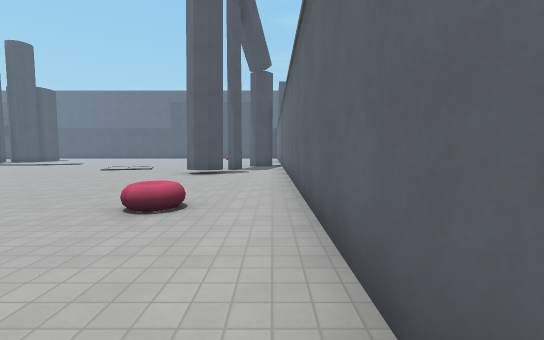
view 1 (above)

24 first-person views from a walk through a 3-D level made in the Godot game engine. The camera is 1.5 m above the floor, tilts 4° down and sees 90° across. The floor is counted in squares, 2 m on a side. Each view is taken from the middle of a square. On the plan, view 1 faces up. The plan holds only what a view shows up to about 10 squares ahead; the rest is blank. The place goes on beyond the plan. Surface patterns are stand-ins for the level's own textures.

view 2
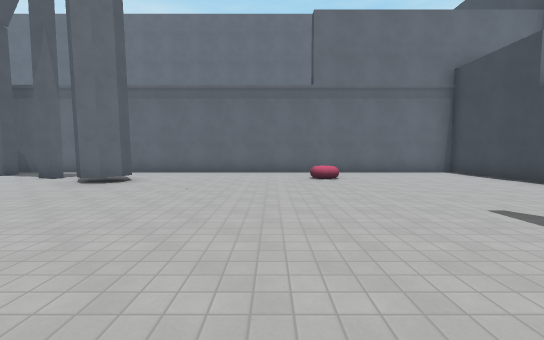

view 3
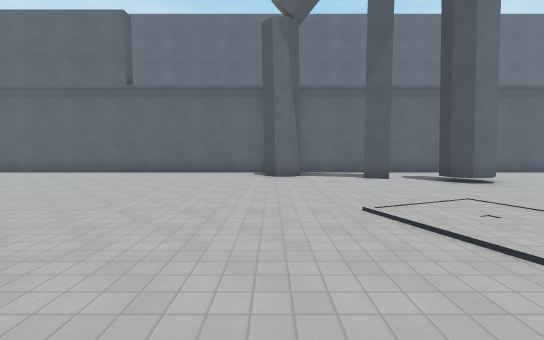

view 4
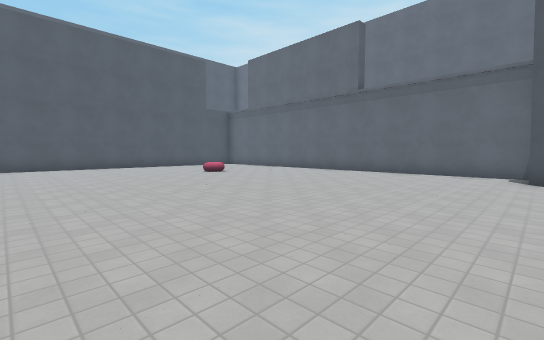

view 5
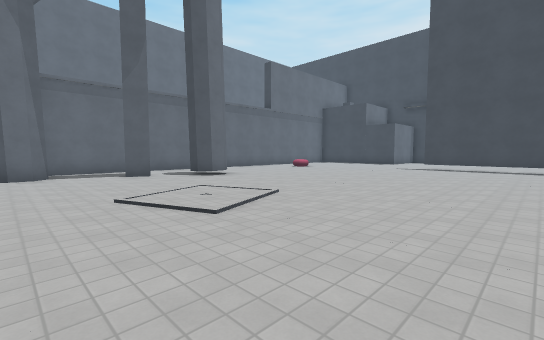

view 6
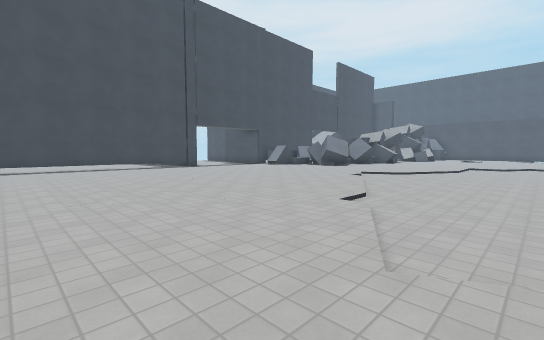

view 7
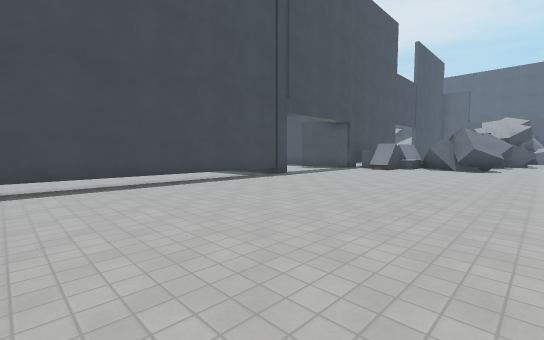

view 8
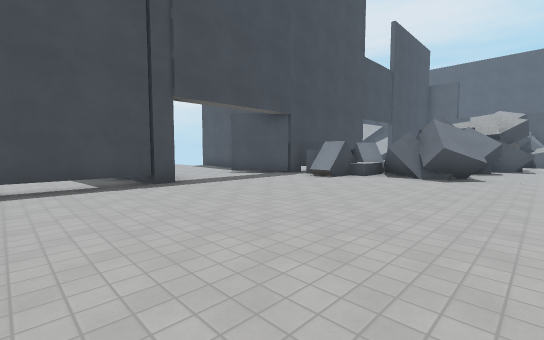

view 9
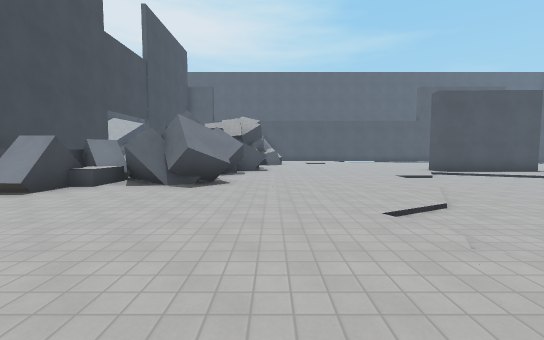

view 10
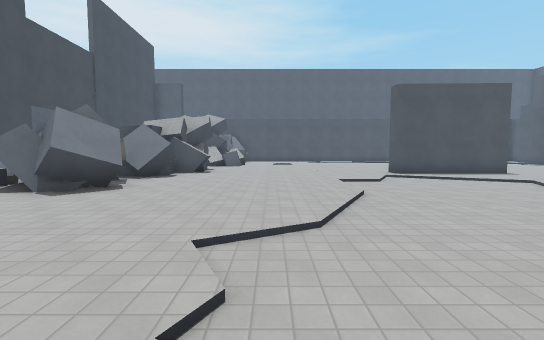

view 11
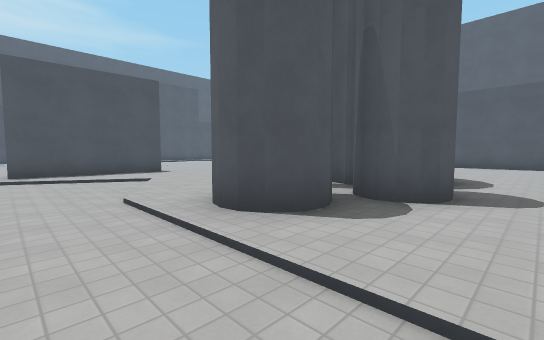

view 12
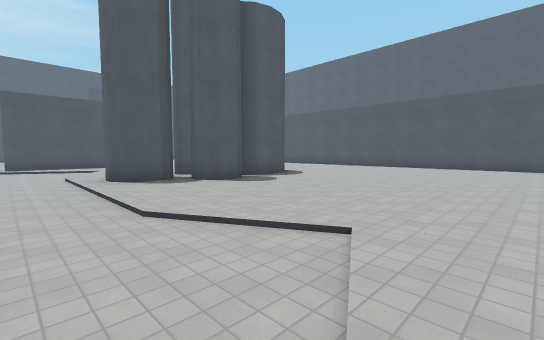

view 13
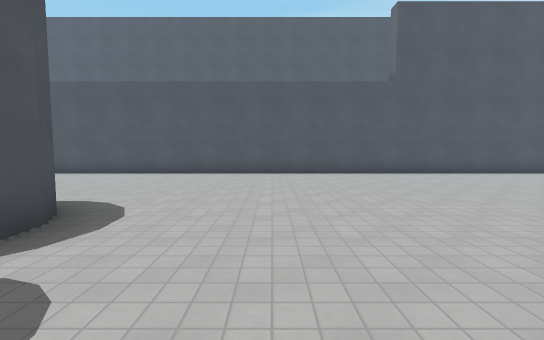

view 14
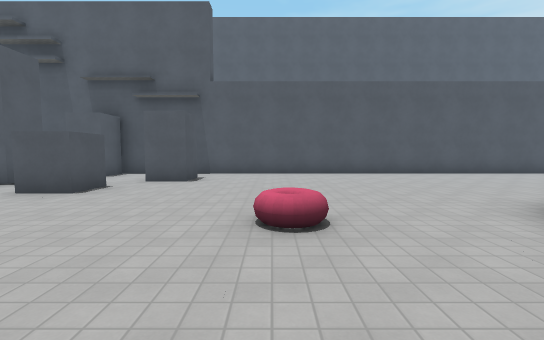

view 15
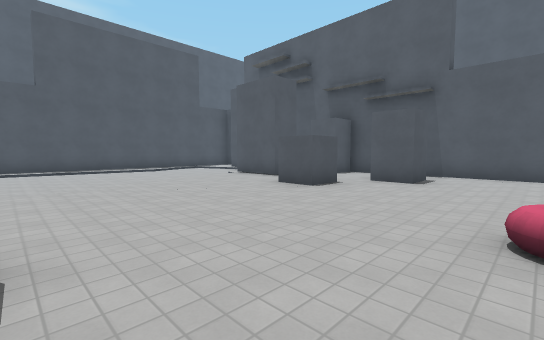

view 16
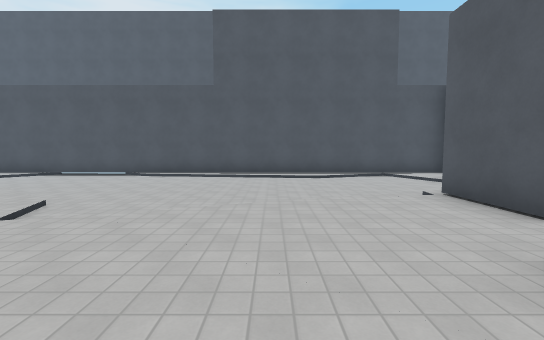

view 17
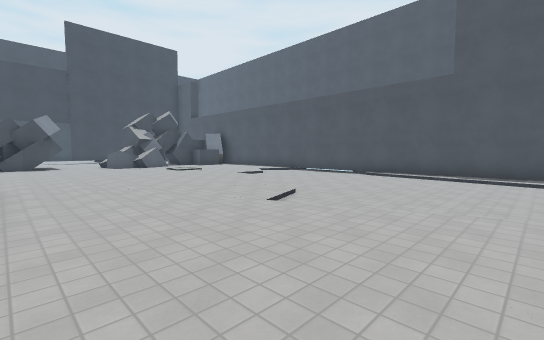

view 18
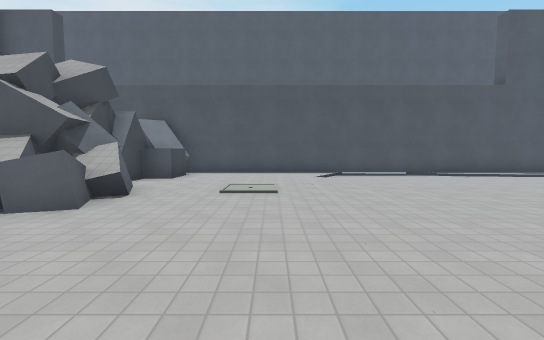

view 19
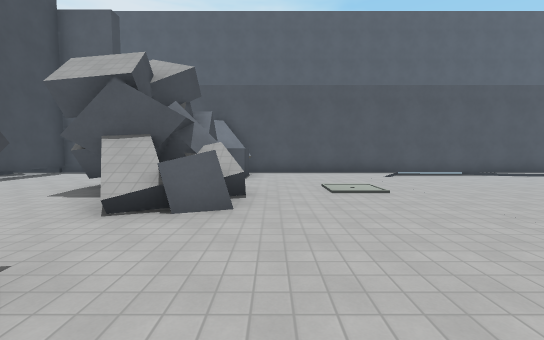

view 20
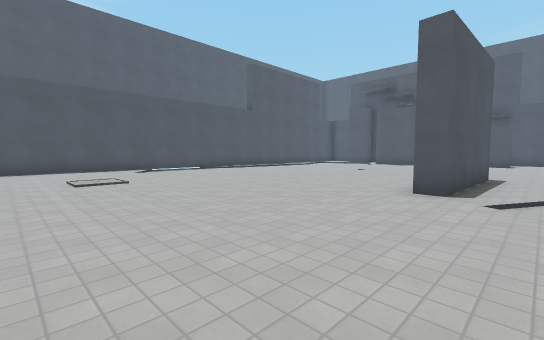

view 21
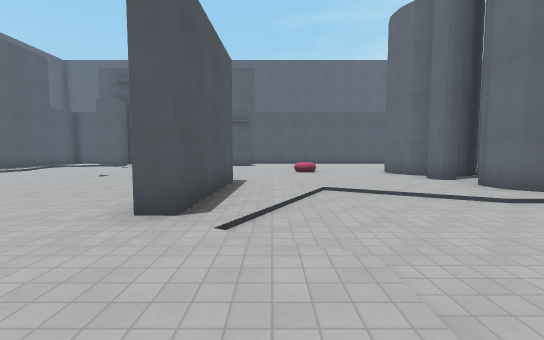

view 22
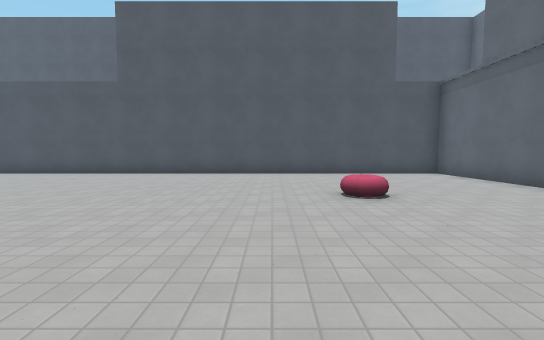

view 23
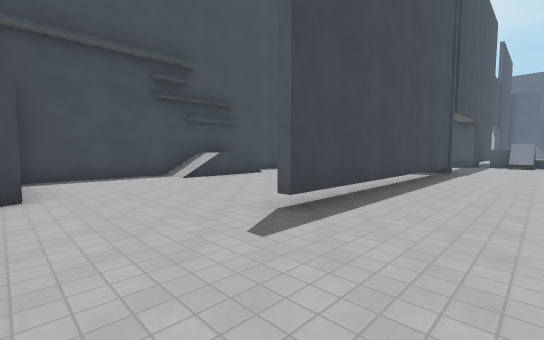

view 24
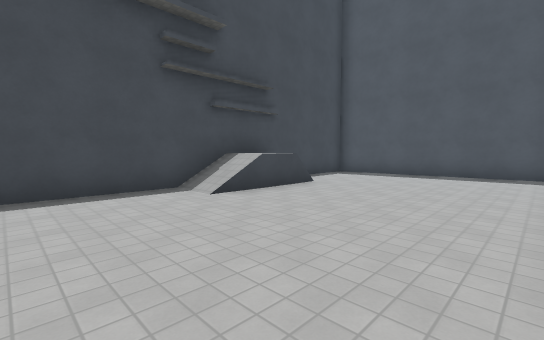

### Floor plan
Key: @ floor where view 1 was taken; # wall or solid block; . main floor; - floor 0.25 m lower than the main floor; : floor 1.5 m higher than the main floor; / step, stairs or slope; = window, fence, low wall or low ledge; T thing the floor can be seen under or through; O other object.
Columns run from 35 left of view 1 to 1 right of it. Each row starts with its distance up from view 1.
 27 #       #############################
 26 #..     #. .........................#
 25 #//--    .#.........................#
 24 #/---/## ...........................#
 23 #.----...#..........................#
 22 #.----..............................#
 21 #.----/......O... #.................#
 20 #.-----.........###.................#
 19 #.-----/.........##.................#
 18 #/-----/.........###................#
 17 #/----.....#.....##.................#
 16 #----/.....#.///.#.....//...........#
 15 #----......#/---//////---...........#
 14 #---/......//------------/........###
 13 #/-/......../-----------//..........#
 12 #............///-------/............#
 11 #.............../----/............#.#
 10 #.................-/................#
  9 #................................#..#
  8 ###..#=.............................#
  7   ####=..##.#.......................#
  6     ##..  ######....................#
  5    ....     .###....................#
  4    ...       ###....................#
  3  ....         ###...................#
  2 #..#           ##....#TTTTTTT.......#
  1 ###             ##..##..............#
  0                  #.. #.............@#
 -1                   .. #..............#
 -2                      #.........######
 -3                      #....//...#
 -4                      #...=:/...#
 -5                      ###########

Where each view was taken, in squares from view 1:
view 1: 0 up, 0 right, facing up
view 2: 5 up, 9 left, facing right
view 3: 14 up, 9 left, facing right
view 4: 14 up, 9 left, facing up-right
view 5: 14 up, 10 left, facing down-right
view 6: 14 up, 8 left, facing down-left
view 7: 8 up, 8 left, facing down-left
view 8: 8 up, 12 left, facing down-left
view 9: 8 up, 14 left, facing left
view 10: 10 up, 15 left, facing left
view 11: 14 up, 15 left, facing up-left
view 12: 14 up, 10 left, facing up-left
view 13: 18 up, 14 left, facing up
view 14: 18 up, 22 left, facing up
view 15: 18 up, 22 left, facing up-left
view 16: 21 up, 25 left, facing left
view 17: 21 up, 25 left, facing down-left
view 18: 11 up, 25 left, facing left
view 19: 9 up, 25 left, facing left
view 20: 9 up, 23 left, facing up-left
view 21: 11 up, 23 left, facing up
view 22: 18 up, 5 left, facing up
view 23: 4 up, 4 left, facing down-left
view 24: 1 up, 5 left, facing down-left
